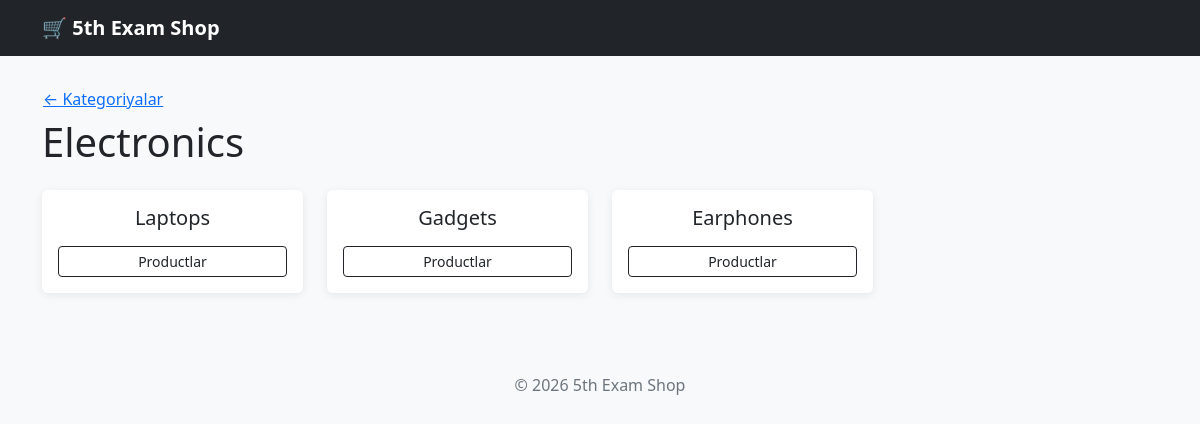
Page /products/category/1/ on the committed database.
### products/models.py (models this page shows, shortened)
class Category(models.Model):
    name = models.CharField(max_length=100, unique=True)
    class Meta:
        verbose_name_plural = "Categories"

class Subcategory(models.Model):
    name = models.CharField(max_length=100)
    category = models.ForeignKey(Category, on_delete=models.CASCADE, related_name='subcategories')
    class Meta:
        verbose_name_plural = "Subcategories"

### products/views.py (the view)
# urls.py: path('category/<int:category_id>/', SubcategoryListView.as_view(), name='subcategory-list'),
class SubcategoryListView(View):
    def get(self, request, category_id):
        category = get_object_or_404(Category, id=category_id)
        subcategories = category.subcategories.all()
        return render(request, 'products/subcategory-list.html', {
            'category': category,
            'subcategories': subcategories,
        })

### templates/products/subcategory-list.html (shortened to what this page needs)
{% extends 'base.html' %}
{% block content %}
    <a href="{% url 'category-list' %}" class="btn btn-link ps-0">&larr; Kategoriyalar</a>
    <h1 class="mb-4">{{ category.name }}</h1>
    <div class="row g-4">
        {% for sub in subcategories %}
            <div class="col-md-3">
                <div class="card p-3 text-center h-100">
                    <h5>{{ sub.name }}</h5>
                    <a href="{% url 'product-list' sub.id %}" class="btn btn-outline-dark btn-sm mt-2">Productlar</a>
                </div>
            </div>
        {% empty %}
            <p>Bu kategoriyada subkategoriyalar yo'q.</p>
        {% endfor %}
    </div>
{% endblock %}

### templates/base.html (style rules this page uses)
body { background-color: #f8f9fa; }
.card { transition: transform .15s ease; border: none; box-shadow: 0 2px 8px rgba(0,0,0,.08); }

### rows in the picture
Category: name "Electronics"
Subcategory: name "Laptops"
Subcategory: name "Gadgets"
Subcategory: name "Earphones"
